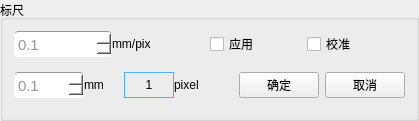
            <widget class="QGroupBox" name="groupBox_5">
             <property name="title">
              <string>标尺</string>
             </property>
             <layout class="QVBoxLayout" name="verticalLayout_21">
              <item>
               <layout class="QHBoxLayout" name="horizontalLayout_37">
                <property name="spacing">
                 <number>0</number>
                </property>
                <item>
                 <widget class="QDoubleSpinBox" name="doubleSpinBox_real_mm">
                  <property name="styleSheet">
                   <string notr="true">/*SpinBox*/
QDoubleSpinBox
{
    font-family:&quot;Arial&quot;;
    font-size:11pt;

height:25px;

    color:#969799;
    background-color:#ffffff;

    border-radius:4px;

    border-top:1px solid #969799;

    border-bottom:2px solid qlineargradient(x1:0, y1:0, x2:0, y2:1,
                                            stop:0 #c2c3c5,stop:1 #f7f7f8);

    border-left:1px solid qlineargradient(x1:0, y1:0, x2:0, y2:1,
                                        stop:0 #969799,stop:1 #c2c3c5);

    border-right:1px solid qlineargradient(x1:0, y1:0, x2:0, y2:1,
                                        stop:0 #969799,stop:1 #c2c3c5);

    padding-left:2px;
    selection-color:white;
    selection-background-color:#add6ff;
}

QDoubleSpinBox:!enabled
{
    background-color:rgb(230,230,230);
}

 QDoubleSpinBox::up-button {
     subcontrol-origin: border;
     subcontrol-position: top right;

     width: 23px;
     height:13px;
     border-image: url(:/imgs/Adjust_btn_up_normal.png);
 }

 QDoubleSpinBox::up-button:hover {
     border-image: url(:/imgs/Adjust_btn_up_hover.png);
 }

 QDoubleSpinBox::up-button:pressed {
     border-image: url(:/imgs/Adjust_btn_up_active.png);
 }

 QDoubleSpinBox::up-button:!enabled {
     border-image: url(:/imgs/Adjust_btn_up_gray.png);
 }

 QDoubleSpinBox::down-button {
     subcontrol-origin: border;
     subcontrol-position: bottom right;

     padding-bottom:2px;
     margin-bottom:1px;

     width: 23px;
     height:12px;
     border-image: url(:/imgs/Adjust_btn_down_normal.png);
 }

 QDoubleSpinBox::down-button:hover {
     border-image: url(:/imgs/Adjust_btn_down_hover.png);
 }

 QDoubleSpinBox::down-button:pressed {
     border-image: url(:/imgs/Adjust_btn_down_active.png);
 }

 QDoubleSpinBox::down-button:!enabled {
     border-image: url(:/imgs/Adjust_btn_down_gray.png);
 }</string>
                  </property>
                  <property name="decimals">
                   <number>1</number>
                  </property>
                  <property name="minimum">
                   <double>0.100000000000000</double>
                  </property>
                  <property name="maximum">
                   <double>1000.000000000000000</double>
                  </property>
                  <property name="singleStep">
                   <double>0.100000000000000</double>
                  </property>
                  <property name="value">
                   <double>0.100000000000000</double>
                  </property>
                 </widget>
                </item>
                <item>
                 <widget class="QLabel" name="label_13">
                  <property name="text">
                   <string>mm/pix</string>
                  </property>
                 </widget>
                </item>
                <item>
                 <widget class="QCheckBox" name="checkBox_ruler_apply">
                  <property name="text">
                   <string>应用</string>
                  </property>
                 </widget>
                </item>
                <item>
                 <widget class="QCheckBox" name="checkBox_ruler_cali">
                  <property name="text">
                   <string>校准</string>
                  </property>
                 </widget>
                </item>
               </layout>
              </item>
              <item>
               <widget class="QWidget" name="widget_ruler_cali" native="true">
                <layout class="QVBoxLayout" name="verticalLayout_23">
                 <property name="leftMargin">
                  <number>0</number>
                 </property>
                 <property name="rightMargin">
                  <number>0</number>
                 </property>
                 <item>
                  <layout class="QHBoxLayout" name="horizontalLayout_39">
                   <property name="spacing">
                    <number>0</number>
                   </property>
                   <item>
                    <widget class="QDoubleSpinBox" name="doubleSpinBox_enter_mm">
                     <property name="minimumSize">
                      <size>
                       <width>70</width>
                       <height>0</height>
                      </size>
                     </property>
                     <property name="maximumSize">
                      <size>
                       <width>70</width>
                       <height>16777215</height>
                      </size>
                     </property>
                     <property name="styleSheet">
                      <string notr="true">/*SpinBox*/
QDoubleSpinBox
{
    font-family:&quot;Arial&quot;;
    font-size:11pt;

height:25px;

    color:#969799;
    background-color:#ffffff;

    border-radius:4px;

    border-top:1px solid #969799;

    border-bottom:2px solid qlineargradient(x1:0, y1:0, x2:0, y2:1,
                                            stop:0 #c2c3c5,stop:1 #f7f7f8);

    border-left:1px solid qlineargradient(x1:0, y1:0, x2:0, y2:1,
                                        stop:0 #969799,stop:1 #c2c3c5);

    border-right:1px solid qlineargradient(x1:0, y1:0, x2:0, y2:1,
                                        stop:0 #969799,stop:1 #c2c3c5);

    padding-left:2px;
    selection-color:white;
    selection-background-color:#add6ff;
}

QDoubleSpinBox:!enabled
{
    background-color:rgb(230,230,230);
}

 QDoubleSpinBox::up-button {
     subcontrol-origin: border;
     subcontrol-position: top right;

     width: 23px;
     height:13px;
     border-image: url(:/imgs/Adjust_btn_up_normal.png);
 }

 QDoubleSpinBox::up-button:hover {
     border-image: url(:/imgs/Adjust_btn_up_hover.png);
 }

 QDoubleSpinBox::up-button:pressed {
     border-image: url(:/imgs/Adjust_btn_up_active.png);
 }

 QDoubleSpinBox::up-button:!enabled {
     border-image: url(:/imgs/Adjust_btn_up_gray.png);
 }

 QDoubleSpinBox::down-button {
     subcontrol-origin: border;
     subcontrol-position: bottom right;

     padding-bottom:2px;
     margin-bottom:1px;

     width: 23px;
     height:12px;
     border-image: url(:/imgs/Adjust_btn_down_normal.png);
 }

 QDoubleSpinBox::down-button:hover {
     border-image: url(:/imgs/Adjust_btn_down_hover.png);
 }

 QDoubleSpinBox::down-button:pressed {
     border-image: url(:/imgs/Adjust_btn_down_active.png);
 }

 QDoubleSpinBox::down-button:!enabled {
     border-image: url(:/imgs/Adjust_btn_down_gray.png);
 }</string>
                     </property>
                     <property name="decimals">
                      <number>1</number>
                     </property>
                     <property name="minimum">
                      <double>0.100000000000000</double>
                     </property>
                     <property name="maximum">
                      <double>1000.000000000000000</double>
                     </property>
                     <property name="singleStep">
                      <double>0.100000000000000</double>
                     </property>
                     <property name="value">
                      <double>0.100000000000000</double>
                     </property>
                    </widget>
                   </item>
                   <item>
                    <widget class="QLabel" name="label_18">
                     <property name="text">
                      <string>mm</string>
                     </property>
                    </widget>
                   </item>
                   <item>
                    <spacer name="horizontalSpacer_27">
                     <property name="orientation">
                      <enum>Qt::Horizontal</enum>
                     </property>
                     <property name="sizeType">
                      <enum>QSizePolicy::Fixed</enum>
                     </property>
                     <property name="sizeHint" stdset="0">
                      <size>
                       <width>20</width>
                       <height>20</height>
                      </size>
                     </property>
                    </spacer>
                   </item>
                   <item>
                    <widget class="QLabel" name="label_16">
                     <property name="minimumSize">
                      <size>
                       <width>50</width>
                       <height>0</height>
                      </size>
                     </property>
                     <property name="maximumSize">
                      <size>
                       <width>50</width>
                       <height>16777215</height>
                      </size>
                     </property>
                     <property name="styleSheet">
                      <string notr="true">border:1px solid rgb(83, 172, 255);</string>
                     </property>
                     <property name="text">
                      <string>1</string>
                     </property>
                     <property name="alignment">
                      <set>Qt::AlignCenter</set>
                     </property>
                    </widget>
                   </item>
                   <item>
                    <widget class="QLabel" name="label_17">
                     <property name="text">
                      <string>pixel</string>
                     </property>
                    </widget>
                   </item>
                   <item>
                    <spacer name="horizontalSpacer_28">
                     <property name="orientation">
                      <enum>Qt::Horizontal</enum>
                     </property>
                     <property name="sizeHint" stdset="0">
                      <size>
                       <width>40</width>
                       <height>20</height>
                      </size>
                     </property>
                    </spacer>
                   </item>
                   <item>
                    <widget class="QPushButton" name="pushButton_ruler_ok">
                     <property name="text">
                      <string>确定</string>
                     </property>
                    </widget>
                   </item>
                   <item>
                    <spacer name="horizontalSpacer_29">
                     <property name="orientation">
                      <enum>Qt::Horizontal</enum>
                     </property>
                     <property name="sizeType">
                      <enum>QSizePolicy::Fixed</enum>
                     </property>
                     <property name="sizeHint" stdset="0">
                      <size>
                       <width>6</width>
                       <height>20</height>
                      </size>
                     </property>
                    </spacer>
                   </item>
                   <item>
                    <widget class="QPushButton" name="pushButton_ruler_cancel">
                     <property name="text">
                      <string>取消</string>
                     </property>
                    </widget>
                   </item>
                  </layout>
                 </item>
                </layout>
               </widget>
              </item>
             </layout>
            </widget>
